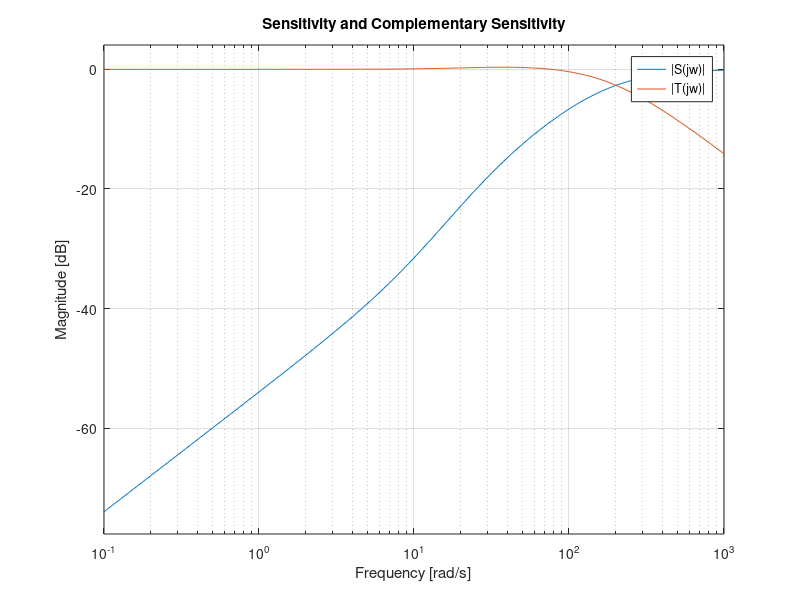

MATLAB code for this plot: (Note: this script raises an error after producing the figure.)
% Robot joint parameters
J = 0.01;
B = 0.1;

s = tf('s');
P = 1 / (J * s^2 + B * s);

Kp = 50;
Kd = 2;
C = Kp + Kd * s;

L = C * P;
S = 1 / (1 + L);
T = L / (1 + L);

% Bode plot of S and T
w = logspace(-1, 3, 400);
figure;
bodemag(S, T, w);
legend('|S(jw)|', '|T(jw)|');
grid on;
title('Sensitivity and Complementary Sensitivity');

% Using loopsens for full closed-loop maps
% (useful when adding disturbance and noise inputs)
CL = loopsens(P, C);
% CL.Si is S(s), CL.So is output sensitivity, CL.Ti/To are complementary sensitivities
